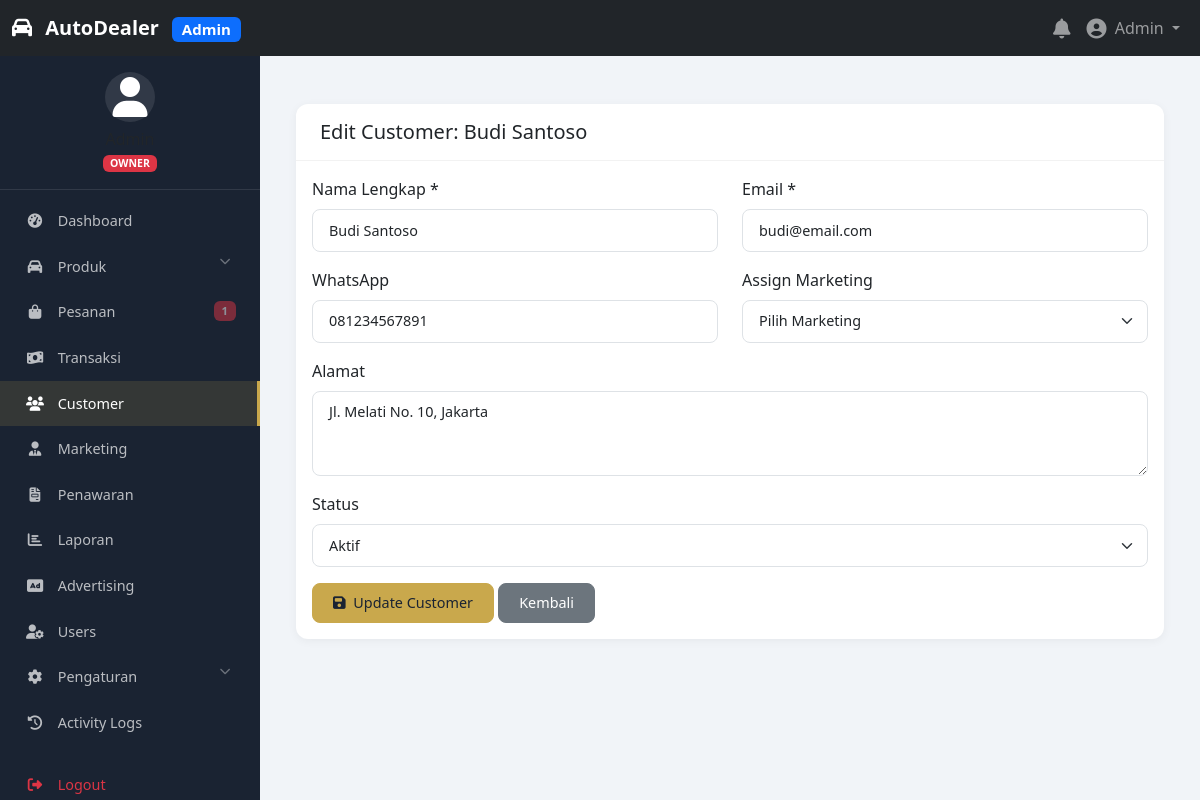
/admin/customers/edit.php?id=1 (signed in), run on the app's committed database.
### tables this page shows
CREATE TABLE IF NOT EXISTS users (
    id INT PRIMARY KEY AUTO_INCREMENT,
    username VARCHAR(50) UNIQUE DEFAULT NULL,
    email VARCHAR(100) UNIQUE NOT NULL,
    password VARCHAR(255) NOT NULL,
    first_name VARCHAR(50) DEFAULT NULL,
    last_name VARCHAR(50) DEFAULT NULL,
    phone VARCHAR(20) DEFAULT NULL,
    avatar VARCHAR(255) DEFAULT NULL,
    role ENUM('owner', 'supervisor', 'marketing', 'customer') DEFAULT 'customer',
    status ENUM('active', 'inactive', 'suspended') DEFAULT 'active',
    last_login DATETIME DEFAULT NULL,
    remember_token VARCHAR(255) DEFAULT NULL,
    created_at TIMESTAMP DEFAULT CURRENT_TIMESTAMP,
    updated_at TIMESTAMP DEFAULT CURRENT_TIMESTAMP ON UPDATE CURRENT_TIMESTAMP,
    INDEX idx_email (email),
    INDEX idx_username (username),
    INDEX idx_role (role),
    INDEX idx_status (status)
);

CREATE TABLE IF NOT EXISTS customers (
    id INT PRIMARY KEY AUTO_INCREMENT,
    user_id INT DEFAULT NULL,
    full_name VARCHAR(100) NOT NULL,
    email VARCHAR(100) UNIQUE NOT NULL,
    phone VARCHAR(20) NOT NULL,
    address TEXT DEFAULT NULL,
    city VARCHAR(50) DEFAULT NULL,
    province VARCHAR(50) DEFAULT NULL,
    postal_code VARCHAR(10) DEFAULT NULL,
    status ENUM('active', 'inactive') DEFAULT 'active',
    marketing_id INT DEFAULT NULL,
    source VARCHAR(50) DEFAULT NULL,
    created_at TIMESTAMP DEFAULT CURRENT_TIMESTAMP,
    updated_at TIMESTAMP DEFAULT CURRENT_TIMESTAMP ON UPDATE CURRENT_TIMESTAMP,
    FOREIGN KEY (user_id) REFERENCES users(id) ON DELETE SET NULL,
    FOREIGN KEY (marketing_id) REFERENCES marketing(id) ON DELETE SET NULL,
    INDEX idx_email (email),
    INDEX idx_phone (phone),
    INDEX idx_marketing (marketing_id),
    INDEX idx_status (status)
);

### config/database.php (called while the page is built, shortened)
<?php
class Database {
    private static $instance = null;
    private $connection;
    private function __construct() {
        try {
            $dsn = "mysql:host=" . DB_HOST . ";dbname=" . DB_NAME . ";charset=utf8mb4";
            $this->connection = new PDO($dsn, DB_USER, DB_PASS, [
                PDO::ATTR_ERRMODE => PDO::ERRMODE_EXCEPTION,
                PDO::ATTR_DEFAULT_FETCH_MODE => PDO::FETCH_ASSOC,
                PDO::ATTR_EMULATE_PREPARES => false,
                PDO::MYSQL_ATTR_INIT_COMMAND => "SET NAMES utf8mb4"
            ]);
        } catch (PDOException $e) {
            error_log("Database connection failed: " . $e->getMessage());
            die("Database connection failed. Please check your configuration.");
        }
    }
    public static function getInstance() {
        if (self::$instance === null) {
            self::$instance = new self();
        }
        return self::$instance;
    }
    public function prepare($sql) {
        return $this->connection->prepare($sql);
    }
    public function query($sql) {
        return $this->connection->query($sql);
    }
}
?>

### includes/auth.php (called while the page is built, shortened)
<?php
require_once __DIR__ . '/../config/database.php';
class Auth {
    private $db;
    private $user = null;
    public function __construct() {
        $this->db = Database::getInstance();
    }
    public function isLoggedIn() {
        return isset($_SESSION['user_id']);
    }
    public function getCurrentUser() {
        if ($this->user === null && $this->isLoggedIn()) {
            $stmt = $this->db->prepare("SELECT * FROM users WHERE id = ?");
            $stmt->execute([$_SESSION['user_id']]);
            $this->user = $stmt->fetch();
        }
        return $this->user;
    }
    public function hasRole($role) {
        $user = $this->getCurrentUser();
        if (is_array($role)) {
            return in_array($user['role'], $role);
        }
        return $user['role'] === $role;
    }
    public function requireRole($role) {
        if (!$this->hasRole($role)) {
            header('HTTP/1.0 403 Forbidden');
            include BASE_PATH . '/403.php';
            exit;
        }
    }
}
$auth = new Auth();
?>

### includes/functions.php (called while the page is built, shortened)
<?php
function escape($input) {
    return htmlspecialchars($input, ENT_QUOTES, 'UTF-8');
}
?>

### admin/customers/edit.php (the view, shortened to what this page needs)
<?php
require_once '../../config/config.php';
require_once '../../includes/functions.php';
$auth->requireRole(['owner', 'supervisor']);
include '../includes/admin-header.php';
$db = Database::getInstance();
$id = $_GET['id'] ?? 0;
$stmt = $db->prepare("SELECT * FROM customers WHERE id = ?");
$stmt->execute([$id]);
$customer = $stmt->fetch();
?>
<div class="card">
    <div class="card-header">
        <h5 class="mb-0">Edit Customer: <?= escape($customer['full_name']) ?></h5>
    </div>
    <div class="card-body">
        <form method="POST">
            <div class="row">
                <div class="col-md-6 mb-3">
                    <label class="form-label">Nama Lengkap *</label>
                    <input type="text" name="full_name" class="form-control"
                           value="<?= escape($customer['full_name']) ?>" required>
                </div>
                <div class="col-md-6 mb-3">
                    <label class="form-label">Email *</label>
                    <input type="email" name="email" class="form-control"
                           value="<?= escape($customer['email']) ?>" required>
                </div>
            </div>
            <div class="row">
                <div class="col-md-6 mb-3">
                    <label class="form-label">WhatsApp</label>
                    <input type="text" name="phone" class="form-control"
                           value="<?= escape($customer['phone']) ?>">
                </div>
                <div class="col-md-6 mb-3">
                    <label class="form-label">Assign Marketing</label>
                    <select name="marketing_id" class="form-select">
                        <option value="">Pilih Marketing</option>
                    </select>
                </div>
            </div>
            <div class="mb-3">
                <label class="form-label">Alamat</label>
                <textarea name="address" class="form-control" rows="3"><?= escape($customer['address']) ?></textarea>
            </div>
            <div class="mb-3">
                <label class="form-label">Status</label>
                <select name="status" class="form-select">
                    <option value="active" <?= $customer['status'] == 'active' ? 'selected' : '' ?>>Aktif</option>
                </select>
            </div>
            <button type="submit" class="btn btn-primary">
                <i class="fas fa-save me-1"></i> Update Customer
            </button>
            <a href="detail.php?id=<?= $id ?>" class="btn btn-secondary">Kembali</a>
        </form>
    </div>
</div>
<?php include '../includes/admin-footer.php'; ?>

### admin/includes/admin-header.php (shortened to what this page needs)
<?php
require_once dirname(__DIR__, 2) . '/config/config.php';
require_once dirname(__DIR__, 2) . '/includes/functions.php';
$user = $auth->getCurrentUser();
?>
<!DOCTYPE html>
<html lang="id">
<head>
    <link href="https://cdn.jsdelivr.net/npm/bootstrap@5.3.0/dist/css/bootstrap.min.css" rel="stylesheet">
    <link rel="stylesheet" href="https://cdnjs.cloudflare.com/ajax/libs/font-awesome/6.5.0/css/all.min.css">
    <link rel="stylesheet" href="<?= ASSETS_URL ?>css/admin.css?v=<?= time() ?>">
    <link rel="stylesheet" href="<?= ASSETS_URL ?>css/responsive.css?v=<?= time() ?>">
</head>
<body>
    <nav class="navbar navbar-expand-lg navbar-dark bg-dark fixed-top">
        <div class="container-fluid">
            <a class="navbar-brand" href="<?= ADMIN_URL ?>">
                <i class="fas fa-car me-2"></i>
                <span class="fw-bold">AutoDealer</span>
                <span class="badge bg-primary ms-2">Admin</span>
            </a>
            <div class="collapse navbar-collapse" id="adminNavbar">
                <ul class="navbar-nav ms-auto align-items-center">
                    <li class="nav-item dropdown">
                        <a class="nav-link position-relative" href="#" data-bs-toggle="dropdown">
                            <i class="fas fa-bell fa-lg"></i>
                        </a>
                    </li>
                    <li class="nav-item dropdown">
                        <a class="nav-link dropdown-toggle" href="#" data-bs-toggle="dropdown">
                            <i class="fas fa-user-circle fa-lg me-1"></i>
                            <?= escape($user['first_name'] ?? $user['username'] ?? 'User') ?>
                        </a>
                    </li>
                </ul>
            </div>
        </div>
    </nav>
    <div class="admin-wrapper">
        <?php include 'admin-sidebar.php'; ?>
        <div class="admin-content">
            <div class="container-fluid py-4">

### admin/includes/admin-sidebar.php (shortened to what this page needs)
<?php
$user = $auth->getCurrentUser();
$role = $user['role'];
$currentPage = basename($_SERVER['PHP_SELF']);
$currentDir = basename(dirname($_SERVER['PHP_SELF']));
function isActive($page, $dir = '') {
    global $currentPage, $currentDir;
    if ($dir) {
        return $currentDir == $dir ? 'active' : '';
    }
    return $currentPage == $page ? 'active' : '';
}
function isActiveParent($dirs) {
    global $currentDir;
    return in_array($currentDir, $dirs) ? 'active' : '';
}
?>
<nav class="admin-sidebar">
    <div class="sidebar-user text-center py-3">
        <div class="avatar-circle mx-auto mb-2">
            <?php if (!empty($user['avatar'])): ?>
                <img src="<?= UPLOADS_URL . 'users/' . $user['avatar'] ?>" alt="Avatar" class="rounded-circle" width="50">
            <?php else: ?>
                <i class="fas fa-user fa-2x"></i>
            <?php endif; ?>
        </div>
        <h6 class="mb-0"><?= escape($user['first_name'] ?? $user['username'] ?? 'User') ?></h6>
        <small class="text-muted">
            <span class="badge bg-<?= $role == 'owner' ? 'danger' : ($role == 'supervisor' ? 'warning' : 'info') ?>">
                <?= strtoupper($role) ?>
            </span>
        </small>
    </div>
    <ul class="nav nav-pills flex-column">
        <li class="nav-item">
            <a class="nav-link <?= isActive('index.php', '') ?>" href="<?= ADMIN_URL ?>">
                <i class="fas fa-tachometer-alt me-2"></i> Dashboard
            </a>
        </li>
        <li class="nav-item">
            <a class="nav-link <?= isActiveParent(['products']) ?>" href="#productsMenu" data-bs-toggle="collapse">
                <i class="fas fa-car me-2"></i> Produk
                <i class="fas fa-chevron-down float-end"></i>
            </a>
        </li>
        <li class="nav-item">
            <a class="nav-link <?= isActiveParent(['orders']) ?>" href="<?= ADMIN_URL ?>orders/">
                <i class="fas fa-shopping-bag me-2"></i> Pesanan
                <?php
                $db = Database::getInstance();
                $stmt = $db->query("SELECT COUNT(*) as count FROM orders WHERE status = 'pending'");
                $pending = $stmt->fetch()['count'] ?? 0;
                if ($pending > 0):
                ?>
                <span class="badge bg-danger float-end"><?= $pending ?></span>
                <?php endif; ?>
            </a>
        </li>
        <li class="nav-item">
            <a class="nav-link <?= isActiveParent(['transactions']) ?>" href="<?= ADMIN_URL ?>transactions/">
                <i class="fas fa-money-bill-wave me-2"></i> Transaksi
            </a>
        </li>
        <li class="nav-item">
            <a class="nav-link <?= isActiveParent(['customers']) ?>" href="<?= ADMIN_URL ?>customers/">
                <i class="fas fa-users me-2"></i> Customer
            </a>
        </li>
        <li class="nav-item">
            <a class="nav-link <?= isActiveParent(['marketing']) ?>" href="<?= ADMIN_URL ?>marketing/">
                <i class="fas fa-user-tie me-2"></i> Marketing
            </a>
        </li>
        <li class="nav-item">
            <a class="nav-link <?= isActiveParent(['offers']) ?>" href="<?= ADMIN_URL ?>offers/">
                <i class="fas fa-file-invoice me-2"></i> Penawaran
            </a>
        </li>
        <li class="nav-item">
            <a class="nav-link <?= isActive('index.php', 'reports') ?>" href="<?= ADMIN_URL ?>reports/">
                <i class="fas fa-chart-bar me-2"></i> Laporan
            </a>
        </li>
        <?php if ($role == 'owner'): ?>
            <li class="nav-item">
                <a class="nav-link <?= isActive('index.php', 'advertising') ?>" href="<?= ADMIN_URL ?>advertising/">
                    <i class="fas fa-ad me-2"></i> Advertising
                </a>
            </li>
            <li class="nav-item">
                <a class="nav-link <?= isActiveParent(['users']) ?>" href="<?= ADMIN_URL ?>users/">
                    <i class="fas fa-user-cog me-2"></i> Users
                </a>
            </li>
            <li class="nav-item">
                <a class="nav-link <?= isActiveParent(['settings']) ?>" href="#settingsMenu" data-bs-toggle="collapse">
                    <i class="fas fa-cog me-2"></i> Pengaturan
                    <i class="fas fa-chevron-down float-end"></i>
                </a>
            </li>
            <li class="nav-item">
                <a class="nav-link <?= isActive('index.php', 'logs') ?>" href="<?= ADMIN_URL ?>logs/">
                    <i class="fas fa-history me-2"></i> Activity Logs
                </a>
            </li>
        <?php endif; ?>
        <li class="nav-item mt-3">
            <a class="nav-link text-danger" href="<?= BASE_URL ?>logout.php">
                <i class="fas fa-sign-out-alt me-2"></i> Logout
            </a>
        </li>
    </ul>
</nav>

### assets/css/admin.css (style rules this page uses)
:root { --admin-primary: #1a2332; --admin-secondary: #c9a84c; --admin-bg: #f1f4f8; --admin-text: #2c3e50; }
.admin-wrapper { display: flex; min-height: calc(100vh - 56px); margin-top: 56px; }
.admin-sidebar { width: 260px; background: var(--admin-primary); min-height: calc(100vh - 56px); position: fixed; top: 56px; left: 0; overflow-y: auto; z-index: 100; transition: all 0.3s ease; }
.admin-sidebar .sidebar-user { border-bottom: 1px solid rgba(255, 255, 255, 0.1); padding: 1.5rem; }
.admin-sidebar .avatar-circle { width: 50px; height: 50px; border-radius: 50%; background: rgba(255, 255, 255, 0.1); display: flex; align-items: center; justify-content: center; color: #fff; font-size: 20px; }
.admin-sidebar .nav { padding: 0.5rem 0; }
.admin-sidebar .nav-link { color: rgba(255, 255, 255, 0.7); padding: 0.75rem 1.5rem; border-radius: 0; transition: all 0.3s ease; font-size: 0.9rem; }
.admin-sidebar .nav-link.active { color: #fff; background: rgba(201, 168, 76, 0.15); border-right: 3px solid var(--admin-secondary); }
.admin-sidebar .nav-link i { width: 22px; text-align: center; font-size: 0.9rem; }
.admin-sidebar .nav-link .float-end { font-size: 0.7rem; opacity: 0.5; }
.admin-content { margin-left: 260px; padding: 1.5rem; flex: 1; background: var(--admin-bg); min-height: calc(100vh - 56px); }
.admin-content .card { border: none; border-radius: 12px; box-shadow: 0 2px 10px rgba(0, 0, 0, 0.05); transition: all 0.3s ease; }
.admin-content .card-header { background: transparent; border-bottom: 1px solid rgba(0, 0, 0, 0.05); padding: 1rem 1.5rem; font-weight: 600; }
.admin-content .form-control, .admin-content .form-select { border-radius: 8px; border: 1px solid #dee2e6; font-size: 0.9rem; padding: 0.6rem 1rem; }
.admin-content .btn { border-radius: 8px; font-weight: 500; padding: 0.5rem 1.25rem; font-size: 0.9rem; }
.admin-content .btn-primary { background: var(--admin-secondary); border-color: var(--admin-secondary); color: #1a2332; }
.admin-sidebar .nav-link .badge { font-size: 0.7rem; padding: 0.25rem 0.5rem; }

### data on the page
users: first_name "Admin", role "OWNER"
customers: full_name "Budi Santoso", email "budi@email.com", phone "081234567891", address "Jl. Melati No. 10, Jakarta", status "Aktif"

### other printed values
$pending "1"
